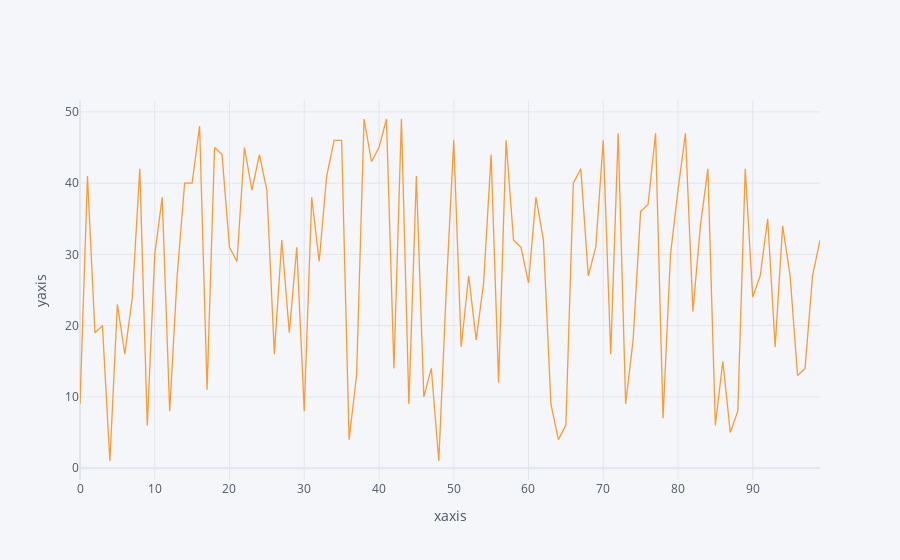

Source (notebook cell):
### Code cell
df1.iplot(x="xaxis",y="yaxis")

### Figure 1 — Plotly figure (JSON) as saved in the notebook; plotly's stock layout.template omitted (floating-point values rounded to 4 significant figures)
{"data": [{"line": {"color": "rgba(255, 153, 51, 1.0)", "dash": "solid", "shape": "linear", "width": 1.3}, "mode": "lines", "name": "0", "text": "", "type": "scatter", "x": [0, 1, 2, 3, 4, 5, 6, 7, 8, 9, 10, 11, 12, 13, 14, 15, 16, 17, 18, 19, 20, 21, 22, 23, 24, 25, 26, 27, 28, 29, 30, 31, 32, 33, 34, 35, 36, 37, 38, 39, 40, 41, 42, 43, 44, 45, 46, 47, 48, 49, 50, 51, 52, 53, 54, 55, 56, 57, 58, 59, 60, 61, 62, 63, 64, 65, 66, 67, 68, 69, 70, 71, 72, 73, 74, 75, 76, 77, 78, 79, 80, 81, 82, 83, 84, 85, 86, 87, 88, 89, 90, 91, 92, 93, 94, 95, 96, 97, 98, 99], "y": [9, 41, 19, 20, 1, 23, 16, 24, 42, 6, 30, 38, 8, 27, 40, 40, 48, 11, 45, 44, 31, 29, 45, 39, 44, 39, 16, 32, 19, 31, 8, 38, 29, 41, 46, 46, 4, 13, 49, 43, 45, 49, 14, 49, 9, 41, 10, 14, 1, 25, 46, 17, 27, 18, 26, 44, 12, 46, 32, 31, 26, 38, 32, 9, 4, 6, 40, 42, 27, 31, 46, 16, 47, 9, 18, 36, 37, 47, 7, 30, 39, 47, 22, 34, 42, 6, 15, 5, 8, 42, 24, 27, 35, 17, 34, 27, 13, 14, 27, 32]}], "layout": {"legend": {"bgcolor": "#F5F6F9", "font": {"color": "#4D5663"}}, "paper_bgcolor": "#F5F6F9", "plot_bgcolor": "#F5F6F9", "title": {"font": {"color": "#4D5663"}}, "xaxis": {"gridcolor": "#E1E5ED", "showgrid": true, "tickfont": {"color": "#4D5663"}, "title": {"font": {"color": "#4D5663"}, "text": "xaxis"}, "zerolinecolor": "#E1E5ED"}, "yaxis": {"gridcolor": "#E1E5ED", "showgrid": true, "tickfont": {"color": "#4D5663"}, "title": {"font": {"color": "#4D5663"}, "text": "yaxis"}, "zerolinecolor": "#E1E5ED"}}}
